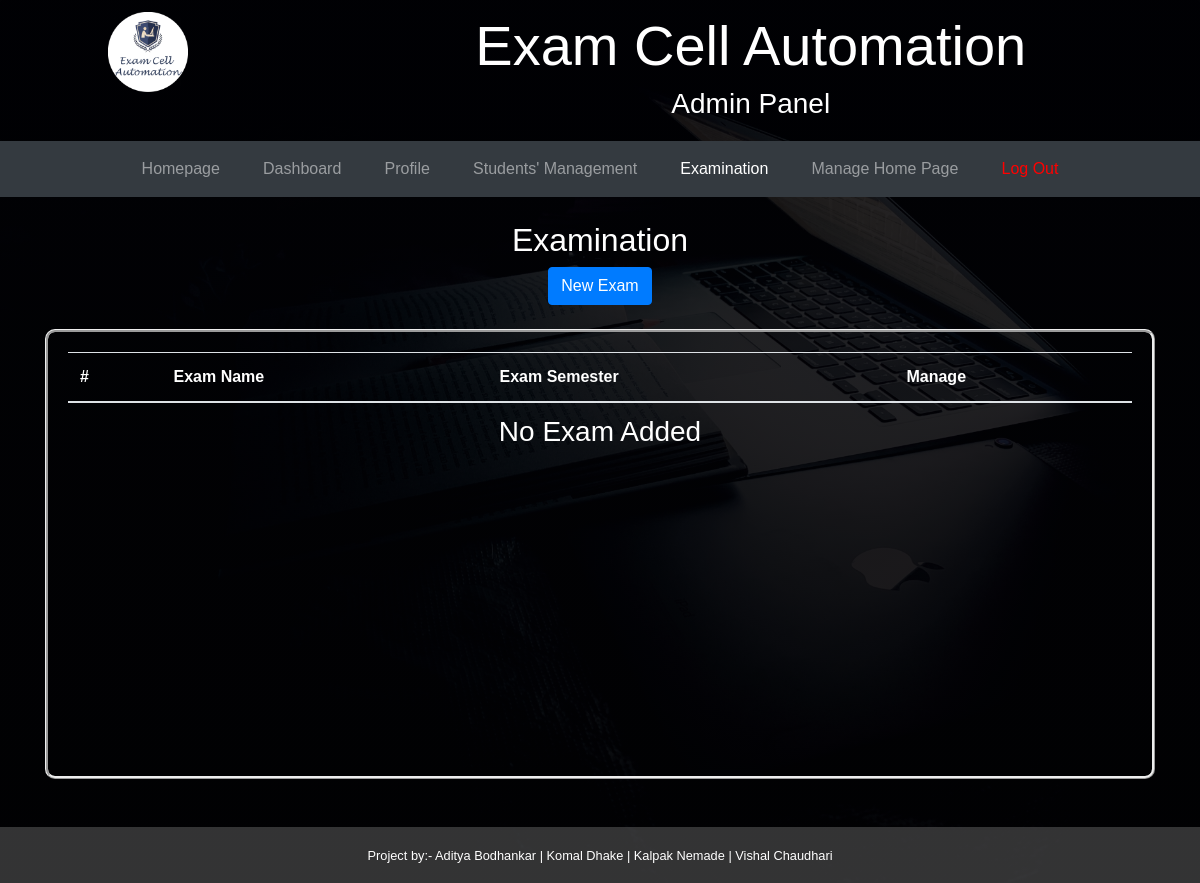
Page /admin/examination.php (signed in) on the earlier database version.
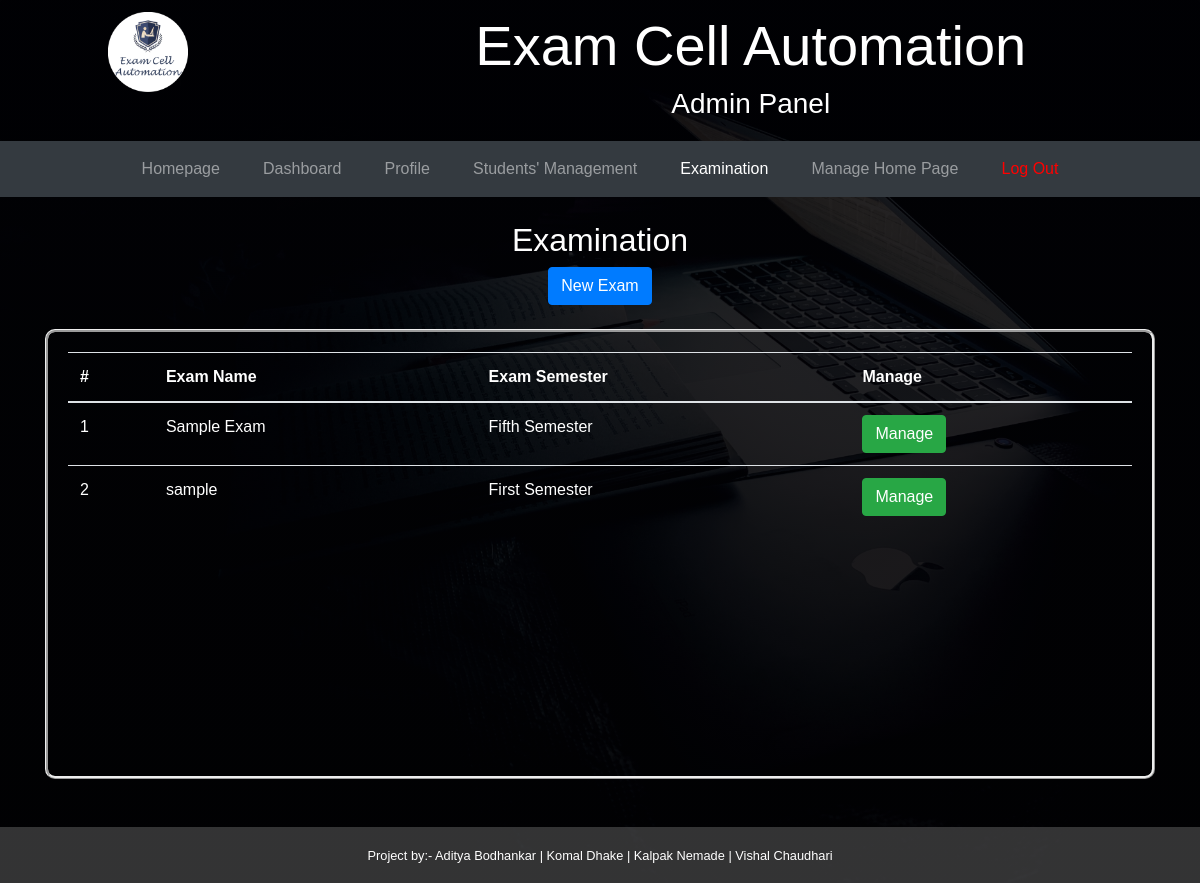
Same page on the later database version.
### admin/examination.php (the view, shortened to what this page needs)
<?php
$page = "examination";
include "./header.php";
include "../database.php";
$query = "SELECT * FROM `exam-details` ORDER BY _id DESC";
$result = mysqli_query($conn, $query) or die(mysqli_error($conn));
$exams = [];
if ($result) {
    while ($row = mysqli_fetch_row($result)) {
        array_push($exams, $row);
    }
} else {
    echo "<script>alert('error');document.location='./';</script>";
}
?>
<div class="container">
    <center><br>
        <h2>Examination</h2>
        <button class="btn btn-primary" onclick="document.location='./manageExam.php'">New Exam</button>
    </center>
    <br>
    <div style="padding:20px;border: ridge; border-radius: 10px;" id="table-exam" class="fieldset">
        <table class="table table-stripped">
            <thead>
                <th>
                    #
                </th>
                <th>
                    Exam Name
                </th>
                <th>
                    Exam Semester
                </th>
                <th>
                    Manage
                </th>
            </thead>
            <tbody>
                <?php if (sizeof($exams) == 0) {
                    echo "<tr><td colspan=\"4\"><h3><center>No Exam Added</center></h3></td></tr>";
                } ?>
                <?php for ($i = 0; $i < sizeof($exams); $i++) { ?>
                    <tr>
                        <td>
                            <?php echo $i + 1; ?>
                        </td>
                        <td>
                            <?php echo $exams[$i][1]; ?>
                        </td>
                        <td>
                            <?php echo $exams[$i][2]; ?>
                        </td>
                        <td>
                            <button class="btn btn-success" onclick="document.location='./viewExam.php?id=<?php echo $exams[$i][0]; ?>'">Manage</button>
                        </td>
                    </tr>
                <?php } ?>
            </tbody>
        </table>
    </div><br><Br>
</div>
<?php include "./footer.php"; ?>

### admin/header.php (shortened to what this page needs)
<!DOCTYPE html>
<html lang="en">
<head>
    <link rel="stylesheet" href="https://stackpath.bootstrapcdn.com/bootstrap/4.5.0/css/bootstrap.min.css">
</head>
<body onload="resizeWindow()">
    <div class="header">
        <div class="jumbotron" style="padding: 1%; background:rgba(0,0,0,0.1); margin-bottom: 0;">
            <div class="row">
                <div class="col-lg-3" align="center">
                    <a href="./">
                        <img src="../images/logo.png" style="max-height: 80px;" alt="Logo Here" />
                    </a>
                </div>
                <div class="col-lg-9" align="center">
                    <h1 class="display-4"><b>Exam Cell Automation</b></h1>
                    <h3>Admin Panel</h3>
                </div>
            </div>
        </div>
        <div>
            <nav class="navbar navbar-dark bg-dark navbar-expand-lg" style="padding-left: 10%; padding-right: 10%;">
                <div class="collapse navbar-collapse" id="navbarNavDropdown">
                    <ul class="navbar-nav flex-fill justify-content-center">
                        <li class="nav-item flex-fill">
                            <a class="nav-link" href="../">Homepage</a>
                        </li>
                        <li class="nav-item flex-fill <?php if ($page == "dashboard") {
                                                            echo "active";
                                                        } ?>">
                            <a class="nav-link" href="./">Dashboard</a>
                        </li>
                        <li class="nav-item flex-fill <?php if ($page == "profile") {
                                                            echo "active";
                                                        } ?>">
                            <a class="nav-link" href="./profile.php">Profile</a>
                        </li>
                        <li class="nav-item flex-fill <?php if ($page == "students-request") {
                                                            echo "active";
                                                        } ?>">
                            <a class="nav-link" href="./studentrequests.php">Students' Management</a>
                        </li>
                        <li class="nav-item flex-fill <?php if ($page == "examination") {
                                                            echo "active";
                                                        } ?>">
                            <a class="nav-link" href="./examination.php">Examination</a>
                        </li>
                        <li class="nav-item flex-fill <?php if ($page == "manage-home-page") {
                                                            echo "active";
                                                        } ?>">
                            <a class="nav-link" href="./managehome.php">Manage Home Page</a>
                        </li>
                        <li class="nav-item flex-fill">
                            <a class="nav-link" href="./logout.php" style="color: red;">Log Out</a>
                        </li>
                    </ul>
                </div>
            </nav>
        </div>
    </div>

### admin/footer.php (shortened to what this page needs)
<footer class="footer mt-auto py-3" style="background:rgba(102,102,102,0.5); padding:0px;color:white;">
    <p style="text-align: center; margin:0;padding:0;">
        <small>
            Project by:-
            Aditya Bodhankar |
            Komal Dhake |
            Kalpak Nemade |
            Vishal Chaudhari
        </small>
    </p>
</footer>
</body>
</html>

### admin/header.php (style rules this page uses)
html, body { height: 100%; }
body { font-family: 'Montserrat', sans-serif; background: linear-gradient(rgba(1, 1, 1, 0.8), rgba(1, 1, 1, 0.9)), url("../images/c2.jpg"); background-color: #5e5e5e; background-position: center; background-attachment: fixed; background-repeat: no-repeat; background-size: cover; color: #FFFFFF; }
.nav-item { text-align: center; color: white; }
td, th { color: white; }

### admin/footer.php (style rules this page uses)
html { scroll-behavior: smooth; }

Differences in the rows shown:
added exam-details: exam_name "Sample Exam", exam_sem "Fifth Semester"
added exam-details: exam_name "sample", exam_sem "First Semester"
Other differences:
text no longer shown: "No Exam Added"
